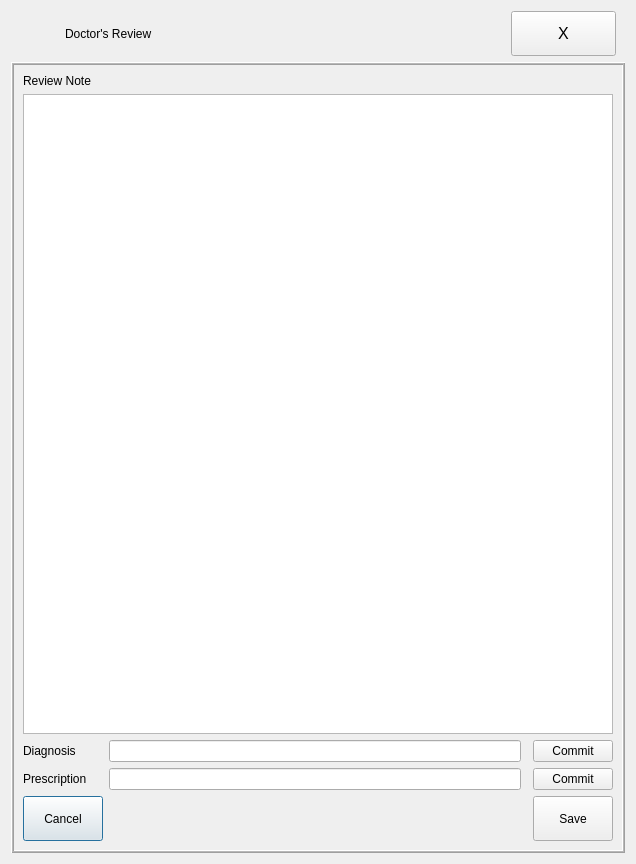
<?xml version="1.0" encoding="UTF-8"?>
<ui version="4.0">
 <class>PReview</class>
 <widget class="QDialog" name="PReview">
  <property name="geometry">
   <rect>
    <x>0</x>
    <y>0</y>
    <width>636</width>
    <height>864</height>
   </rect>
  </property>
  <property name="windowTitle">
   <string>Review</string>
  </property>
  <property name="autoFillBackground">
   <bool>true</bool>
  </property>
  <layout class="QGridLayout" name="gridLayout">
   <item row="1" column="0">
    <widget class="QFrame" name="bgLayer">
     <property name="sizePolicy">
      <sizepolicy hsizetype="Preferred" vsizetype="Expanding">
       <horstretch>0</horstretch>
       <verstretch>0</verstretch>
      </sizepolicy>
     </property>
     <property name="autoFillBackground">
      <bool>true</bool>
     </property>
     <property name="frameShape">
      <enum>QFrame::Box</enum>
     </property>
     <property name="frameShadow">
      <enum>QFrame::Raised</enum>
     </property>
     <property name="midLineWidth">
      <number>1</number>
     </property>
     <layout class="QGridLayout" name="gridLayout_2">
      <item row="5" column="1">
       <widget class="QLineEdit" name="lineEdit"/>
      </item>
      <item row="4" column="0" colspan="4">
       <widget class="QTextEdit" name="textEdit">
        <property name="sizePolicy">
         <sizepolicy hsizetype="Preferred" vsizetype="Expanding">
          <horstretch>0</horstretch>
          <verstretch>0</verstretch>
         </sizepolicy>
        </property>
       </widget>
      </item>
      <item row="5" column="0">
       <widget class="QLabel" name="label">
        <property name="text">
         <string>Diagnosis</string>
        </property>
       </widget>
      </item>
      <item row="6" column="1">
       <widget class="QLineEdit" name="lineEdit_2"/>
      </item>
      <item row="7" column="1" colspan="2">
       <spacer name="horizontalSpacer_2">
        <property name="orientation">
         <enum>Qt::Horizontal</enum>
        </property>
        <property name="sizeType">
         <enum>QSizePolicy::Fixed</enum>
        </property>
        <property name="sizeHint" stdset="0">
         <size>
          <width>400</width>
          <height>20</height>
         </size>
        </property>
       </spacer>
      </item>
      <item row="6" column="0">
       <widget class="QLabel" name="label_3">
        <property name="text">
         <string>Prescription</string>
        </property>
       </widget>
      </item>
      <item row="7" column="0">
       <widget class="QPushButton" name="cancel">
        <property name="sizePolicy">
         <sizepolicy hsizetype="Preferred" vsizetype="Fixed">
          <horstretch>0</horstretch>
          <verstretch>0</verstretch>
         </sizepolicy>
        </property>
        <property name="minimumSize">
         <size>
          <width>0</width>
          <height>45</height>
         </size>
        </property>
        <property name="text">
         <string>Cancel</string>
        </property>
       </widget>
      </item>
      <item row="6" column="3">
       <widget class="QPushButton" name="commit_2">
        <property name="text">
         <string>Commit</string>
        </property>
       </widget>
      </item>
      <item row="2" column="0">
       <widget class="QLabel" name="label_2">
        <property name="text">
         <string>Review Note</string>
        </property>
       </widget>
      </item>
      <item row="7" column="3">
       <widget class="QPushButton" name="save">
        <property name="sizePolicy">
         <sizepolicy hsizetype="Preferred" vsizetype="Fixed">
          <horstretch>0</horstretch>
          <verstretch>0</verstretch>
         </sizepolicy>
        </property>
        <property name="minimumSize">
         <size>
          <width>0</width>
          <height>45</height>
         </size>
        </property>
        <property name="text">
         <string>Save</string>
        </property>
       </widget>
      </item>
      <item row="5" column="3">
       <widget class="QPushButton" name="commit">
        <property name="text">
         <string>Commit</string>
        </property>
       </widget>
      </item>
     </layout>
    </widget>
   </item>
   <item row="0" column="0">
    <widget class="QFrame" name="frame">
     <property name="sizePolicy">
      <sizepolicy hsizetype="Preferred" vsizetype="Fixed">
       <horstretch>0</horstretch>
       <verstretch>0</verstretch>
      </sizepolicy>
     </property>
     <property name="maximumSize">
      <size>
       <width>16777215</width>
       <height>16777215</height>
      </size>
     </property>
     <property name="frameShape">
      <enum>QFrame::NoFrame</enum>
     </property>
     <property name="frameShadow">
      <enum>QFrame::Plain</enum>
     </property>
     <layout class="QHBoxLayout" name="horizontalLayout_3">
      <property name="sizeConstraint">
       <enum>QLayout::SetMinAndMaxSize</enum>
      </property>
      <property name="leftMargin">
       <number>3</number>
      </property>
      <property name="topMargin">
       <number>0</number>
      </property>
      <property name="rightMargin">
       <number>8</number>
      </property>
      <property name="bottomMargin">
       <number>0</number>
      </property>
      <item>
       <widget class="QLabel" name="logo">
        <property name="minimumSize">
         <size>
          <width>0</width>
          <height>45</height>
         </size>
        </property>
        <property name="maximumSize">
         <size>
          <width>45</width>
          <height>45</height>
         </size>
        </property>
        <property name="text">
         <string/>
        </property>
        <property name="pixmap">
         <pixmap>Sefa logo2.png</pixmap>
        </property>
        <property name="scaledContents">
         <bool>true</bool>
        </property>
       </widget>
      </item>
      <item>
       <layout class="QGridLayout" name="gridLayout_13">
        <item row="0" column="0">
         <widget class="QLabel" name="label_29">
          <property name="frameShape">
           <enum>QFrame::NoFrame</enum>
          </property>
          <property name="midLineWidth">
           <number>1</number>
          </property>
          <property name="text">
           <string>Doctor's Review</string>
          </property>
          <property name="wordWrap">
           <bool>true</bool>
          </property>
          <property name="margin">
           <number>7</number>
          </property>
         </widget>
        </item>
        <item row="0" column="2">
         <layout class="QHBoxLayout" name="horizontalLayout_6">
          <property name="rightMargin">
           <number>1</number>
          </property>
          <item>
           <widget class="QPushButton" name="closeButton">
            <property name="sizePolicy">
             <sizepolicy hsizetype="Ignored" vsizetype="Ignored">
              <horstretch>0</horstretch>
              <verstretch>0</verstretch>
             </sizepolicy>
            </property>
            <property name="maximumSize">
             <size>
              <width>16777215</width>
              <height>16777215</height>
             </size>
            </property>
            <property name="font">
             <font>
              <family>MS Shell Dlg 2</family>
              <pointsize>12</pointsize>
             </font>
            </property>
            <property name="cursor">
             <cursorShape>PointingHandCursor</cursorShape>
            </property>
            <property name="mouseTracking">
             <bool>true</bool>
            </property>
            <property name="tabletTracking">
             <bool>true</bool>
            </property>
            <property name="layoutDirection">
             <enum>Qt::LeftToRight</enum>
            </property>
            <property name="autoFillBackground">
             <bool>true</bool>
            </property>
            <property name="text">
             <string>X</string>
            </property>
            <property name="autoDefault">
             <bool>false</bool>
            </property>
            <property name="flat">
             <bool>false</bool>
            </property>
           </widget>
          </item>
         </layout>
        </item>
        <item row="0" column="1">
         <spacer name="horizontalSpacer">
          <property name="orientation">
           <enum>Qt::Horizontal</enum>
          </property>
          <property name="sizeType">
           <enum>QSizePolicy::Maximum</enum>
          </property>
          <property name="sizeHint" stdset="0">
           <size>
            <width>334</width>
            <height>20</height>
           </size>
          </property>
         </spacer>
        </item>
       </layout>
      </item>
     </layout>
    </widget>
   </item>
  </layout>
 </widget>
 <resources/>
 <connections/>
</ui>
